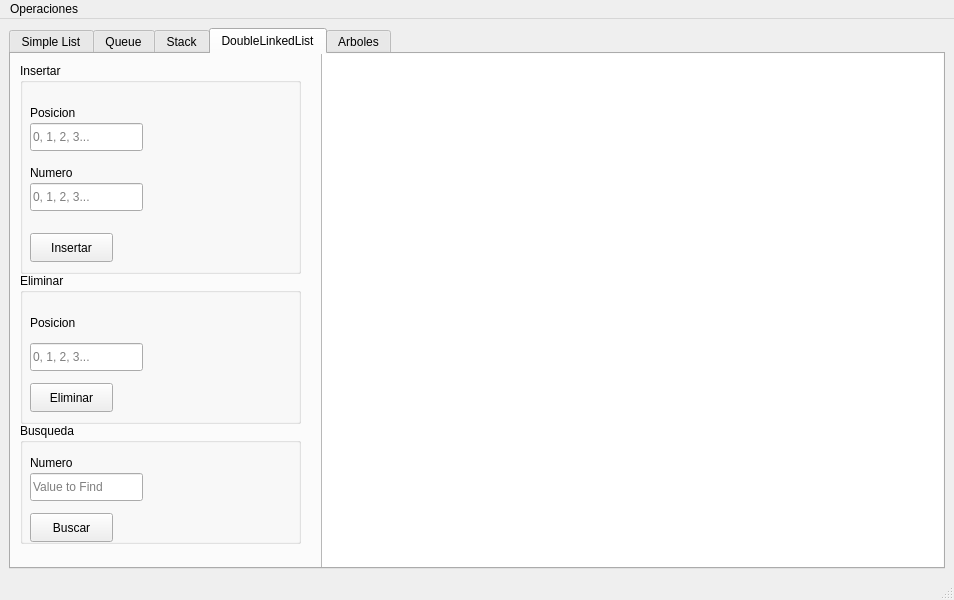
<?xml version="1.0" encoding="UTF-8"?>
<ui version="4.0">
 <class>MainWindow</class>
 <widget class="QMainWindow" name="MainWindow">
  <property name="geometry">
   <rect>
    <x>0</x>
    <y>0</y>
    <width>954</width>
    <height>600</height>
   </rect>
  </property>
  <property name="windowTitle">
   <string>MainWindow</string>
  </property>
  <widget class="QWidget" name="centralwidget">
   <layout class="QGridLayout" name="gridLayout">
    <item row="0" column="0">
     <widget class="QTabWidget" name="tabWidget">
      <property name="currentIndex">
       <number>3</number>
      </property>
      <widget class="QWidget" name="ListaSimple">
       <attribute name="title">
        <string>Simple List</string>
       </attribute>
       <widget class="QWidget" name="widgetLS" native="true">
        <property name="geometry">
         <rect>
          <x>0</x>
          <y>0</y>
          <width>311</width>
          <height>522</height>
         </rect>
        </property>
        <widget class="QGroupBox" name="groupBox_2">
         <property name="geometry">
          <rect>
           <x>10</x>
           <y>0</y>
           <width>281</width>
           <height>211</height>
          </rect>
         </property>
         <property name="title">
          <string>Insertar</string>
         </property>
         <widget class="QLabel" name="PosicionLS_3">
          <property name="geometry">
           <rect>
            <x>10</x>
            <y>40</y>
            <width>63</width>
            <height>20</height>
           </rect>
          </property>
          <property name="text">
           <string>Posicion</string>
          </property>
         </widget>
         <widget class="QLineEdit" name="editPosLS_2">
          <property name="geometry">
           <rect>
            <x>10</x>
            <y>60</y>
            <width>113</width>
            <height>28</height>
           </rect>
          </property>
          <property name="placeholderText">
           <string>0, 1, 2, 3...</string>
          </property>
         </widget>
         <widget class="QLabel" name="NumeroLS_2">
          <property name="geometry">
           <rect>
            <x>10</x>
            <y>100</y>
            <width>63</width>
            <height>20</height>
           </rect>
          </property>
          <property name="text">
           <string>Numero</string>
          </property>
         </widget>
         <widget class="QLineEdit" name="editNumLS_2">
          <property name="geometry">
           <rect>
            <x>10</x>
            <y>120</y>
            <width>113</width>
            <height>28</height>
           </rect>
          </property>
          <property name="placeholderText">
           <string>0, 1, 2, 3...</string>
          </property>
         </widget>
         <widget class="QPushButton" name="btnInsertarLS_2">
          <property name="geometry">
           <rect>
            <x>10</x>
            <y>170</y>
            <width>83</width>
            <height>29</height>
           </rect>
          </property>
          <property name="text">
           <string>Insertar</string>
          </property>
         </widget>
        </widget>
        <widget class="QGroupBox" name="gbBorrarLS_2">
         <property name="geometry">
          <rect>
           <x>10</x>
           <y>210</y>
           <width>281</width>
           <height>151</height>
          </rect>
         </property>
         <property name="title">
          <string>Eliminar</string>
         </property>
         <widget class="QLabel" name="PosicionLS_4">
          <property name="geometry">
           <rect>
            <x>10</x>
            <y>40</y>
            <width>63</width>
            <height>20</height>
           </rect>
          </property>
          <property name="text">
           <string>Posicion</string>
          </property>
         </widget>
         <widget class="QLineEdit" name="editDelPosLS_2">
          <property name="geometry">
           <rect>
            <x>10</x>
            <y>70</y>
            <width>113</width>
            <height>28</height>
           </rect>
          </property>
          <property name="placeholderText">
           <string>0, 1, 2, 3...</string>
          </property>
         </widget>
         <widget class="QPushButton" name="btnBorrarLS_2">
          <property name="geometry">
           <rect>
            <x>10</x>
            <y>110</y>
            <width>83</width>
            <height>29</height>
           </rect>
          </property>
          <property name="text">
           <string>Eliminar</string>
          </property>
         </widget>
        </widget>
        <widget class="QGroupBox" name="gbBuscarLS_2">
         <property name="geometry">
          <rect>
           <x>10</x>
           <y>360</y>
           <width>281</width>
           <height>121</height>
          </rect>
         </property>
         <property name="title">
          <string>Busqueda</string>
         </property>
         <widget class="QLabel" name="Buscar_2">
          <property name="geometry">
           <rect>
            <x>10</x>
            <y>30</y>
            <width>63</width>
            <height>20</height>
           </rect>
          </property>
          <property name="text">
           <string>Numero</string>
          </property>
         </widget>
         <widget class="QLineEdit" name="editFindValLS_2">
          <property name="geometry">
           <rect>
            <x>10</x>
            <y>50</y>
            <width>113</width>
            <height>28</height>
           </rect>
          </property>
          <property name="placeholderText">
           <string>Value to Find</string>
          </property>
         </widget>
         <widget class="QPushButton" name="btnBuscarLS_2">
          <property name="geometry">
           <rect>
            <x>10</x>
            <y>90</y>
            <width>83</width>
            <height>29</height>
           </rect>
          </property>
          <property name="text">
           <string>Buscar</string>
          </property>
         </widget>
        </widget>
       </widget>
       <widget class="QWidget" name="contenedorGraphicsView" native="true">
        <property name="geometry">
         <rect>
          <x>300</x>
          <y>0</y>
          <width>761</width>
          <height>522</height>
         </rect>
        </property>
        <widget class="QGraphicsView" name="graphicsViewLS">
         <property name="geometry">
          <rect>
           <x>0</x>
           <y>-10</y>
           <width>761</width>
           <height>521</height>
          </rect>
         </property>
         <property name="cursor" stdset="0">
          <cursorShape>ArrowCursor</cursorShape>
         </property>
        </widget>
       </widget>
      </widget>
      <widget class="QWidget" name="Queue">
       <attribute name="title">
        <string>Queue</string>
       </attribute>
       <layout class="QHBoxLayout" name="horizontalLayout">
        <item>
         <widget class="QWidget" name="widgetQUEUE" native="true">
          <widget class="QWidget" name="contenedorGraphisViewQueue" native="true">
           <property name="geometry">
            <rect>
             <x>-10</x>
             <y>0</y>
             <width>1071</width>
             <height>481</height>
            </rect>
           </property>
           <widget class="QWidget" name="widgetQueuegb" native="true">
            <property name="geometry">
             <rect>
              <x>0</x>
              <y>20</y>
              <width>311</width>
              <height>522</height>
             </rect>
            </property>
            <widget class="QGroupBox" name="gbEnqueue">
             <property name="geometry">
              <rect>
               <x>10</x>
               <y>10</y>
               <width>281</width>
               <height>161</height>
              </rect>
             </property>
             <property name="title">
              <string>Enqueue</string>
             </property>
             <widget class="QLabel" name="NumeroQueue">
              <property name="geometry">
               <rect>
                <x>10</x>
                <y>40</y>
                <width>63</width>
                <height>20</height>
               </rect>
              </property>
              <property name="text">
               <string>Numero</string>
              </property>
             </widget>
             <widget class="QLineEdit" name="editNumQueue">
              <property name="geometry">
               <rect>
                <x>10</x>
                <y>70</y>
                <width>113</width>
                <height>28</height>
               </rect>
              </property>
              <property name="placeholderText">
               <string>0, 1, 2, 3...</string>
              </property>
             </widget>
             <widget class="QPushButton" name="btnInsertarQueue">
              <property name="geometry">
               <rect>
                <x>10</x>
                <y>110</y>
                <width>83</width>
                <height>29</height>
               </rect>
              </property>
              <property name="text">
               <string>Insertar</string>
              </property>
             </widget>
            </widget>
            <widget class="QGroupBox" name="gbDequeue">
             <property name="geometry">
              <rect>
               <x>10</x>
               <y>180</y>
               <width>281</width>
               <height>101</height>
              </rect>
             </property>
             <property name="title">
              <string>Dequeue</string>
             </property>
             <widget class="QPushButton" name="btnBorrarrDequeue">
              <property name="geometry">
               <rect>
                <x>10</x>
                <y>50</y>
                <width>83</width>
                <height>29</height>
               </rect>
              </property>
              <property name="text">
               <string>Eliminar</string>
              </property>
             </widget>
            </widget>
            <widget class="QGroupBox" name="gbBuscarQueue">
             <property name="geometry">
              <rect>
               <x>10</x>
               <y>300</y>
               <width>281</width>
               <height>131</height>
              </rect>
             </property>
             <property name="title">
              <string>Busqueda</string>
             </property>
             <widget class="QLabel" name="BuscarNumeroQueue">
              <property name="geometry">
               <rect>
                <x>10</x>
                <y>30</y>
                <width>63</width>
                <height>20</height>
               </rect>
              </property>
              <property name="text">
               <string>Numero</string>
              </property>
             </widget>
             <widget class="QLineEdit" name="editFindValQueue">
              <property name="geometry">
               <rect>
                <x>10</x>
                <y>50</y>
                <width>113</width>
                <height>28</height>
               </rect>
              </property>
              <property name="placeholderText">
               <string>Value to Find</string>
              </property>
             </widget>
             <widget class="QPushButton" name="btnBuscarQ0ueue">
              <property name="geometry">
               <rect>
                <x>10</x>
                <y>90</y>
                <width>83</width>
                <height>29</height>
               </rect>
              </property>
              <property name="text">
               <string>Buscar</string>
              </property>
             </widget>
            </widget>
           </widget>
           <widget class="QGraphicsView" name="graphicsViewQueue">
            <property name="geometry">
             <rect>
              <x>320</x>
              <y>-150</y>
              <width>1171</width>
              <height>861</height>
             </rect>
            </property>
           </widget>
          </widget>
         </widget>
        </item>
       </layout>
      </widget>
      <widget class="QWidget" name="Stack">
       <attribute name="title">
        <string>Stack</string>
       </attribute>
       <widget class="QWidget" name="contenedorGraphicsViewStack" native="true">
        <property name="geometry">
         <rect>
          <x>0</x>
          <y>0</y>
          <width>931</width>
          <height>491</height>
         </rect>
        </property>
        <widget class="QWidget" name="widgetSTACK" native="true">
         <property name="geometry">
          <rect>
           <x>0</x>
           <y>0</y>
           <width>311</width>
           <height>522</height>
          </rect>
         </property>
         <widget class="QGroupBox" name="gbPush">
          <property name="geometry">
           <rect>
            <x>10</x>
            <y>30</y>
            <width>281</width>
            <height>161</height>
           </rect>
          </property>
          <property name="title">
           <string>Push</string>
          </property>
          <widget class="QLabel" name="NumeroStack">
           <property name="geometry">
            <rect>
             <x>10</x>
             <y>40</y>
             <width>63</width>
             <height>20</height>
            </rect>
           </property>
           <property name="text">
            <string>Numero</string>
           </property>
          </widget>
          <widget class="QLineEdit" name="editNumStack">
           <property name="geometry">
            <rect>
             <x>10</x>
             <y>70</y>
             <width>113</width>
             <height>28</height>
            </rect>
           </property>
           <property name="placeholderText">
            <string>0, 1, 2, 3...</string>
           </property>
          </widget>
          <widget class="QPushButton" name="btnInsertarStack">
           <property name="geometry">
            <rect>
             <x>10</x>
             <y>110</y>
             <width>83</width>
             <height>29</height>
            </rect>
           </property>
           <property name="text">
            <string>Insertar</string>
           </property>
          </widget>
         </widget>
         <widget class="QGroupBox" name="gbPOP">
          <property name="geometry">
           <rect>
            <x>10</x>
            <y>200</y>
            <width>281</width>
            <height>101</height>
           </rect>
          </property>
          <property name="title">
           <string>Pop</string>
          </property>
          <widget class="QPushButton" name="btnPop">
           <property name="geometry">
            <rect>
             <x>10</x>
             <y>50</y>
             <width>83</width>
             <height>29</height>
            </rect>
           </property>
           <property name="text">
            <string>Eliminar</string>
           </property>
          </widget>
         </widget>
         <widget class="QGroupBox" name="gbPeek">
          <property name="geometry">
           <rect>
            <x>10</x>
            <y>310</y>
            <width>281</width>
            <height>101</height>
           </rect>
          </property>
          <property name="title">
           <string>Peek</string>
          </property>
          <widget class="QLabel" name="NumeroPeek">
           <property name="geometry">
            <rect>
             <x>10</x>
             <y>30</y>
             <width>141</width>
             <height>20</height>
            </rect>
           </property>
           <property name="text">
            <string>Muestre el primero:</string>
           </property>
          </widget>
          <widget class="QPushButton" name="btnPeekStack">
           <property name="geometry">
            <rect>
             <x>10</x>
             <y>60</y>
             <width>83</width>
             <height>29</height>
            </rect>
           </property>
           <property name="text">
            <string>Peek</string>
           </property>
          </widget>
         </widget>
        </widget>
        <widget class="QGraphicsView" name="graphicsViewStack">
         <property name="geometry">
          <rect>
           <x>300</x>
           <y>-40</y>
           <width>771</width>
           <height>611</height>
          </rect>
         </property>
         <property name="cursor" stdset="0">
          <cursorShape>ArrowCursor</cursorShape>
         </property>
        </widget>
       </widget>
      </widget>
      <widget class="QWidget" name="DoubleLinkedList">
       <attribute name="title">
        <string>DoubleLinkedList</string>
       </attribute>
       <widget class="QWidget" name="contenedorGraphicsViewDLL" native="true">
        <property name="geometry">
         <rect>
          <x>-1</x>
          <y>9</y>
          <width>931</width>
          <height>501</height>
         </rect>
        </property>
        <widget class="QWidget" name="widgetDLL" native="true">
         <property name="geometry">
          <rect>
           <x>0</x>
           <y>0</y>
           <width>311</width>
           <height>522</height>
          </rect>
         </property>
         <widget class="QGroupBox" name="groupBoxDLL">
          <property name="geometry">
           <rect>
            <x>10</x>
            <y>0</y>
            <width>281</width>
            <height>211</height>
           </rect>
          </property>
          <property name="title">
           <string>Insertar</string>
          </property>
          <widget class="QLabel" name="PosicionDLL_2">
           <property name="geometry">
            <rect>
             <x>10</x>
             <y>40</y>
             <width>63</width>
             <height>20</height>
            </rect>
           </property>
           <property name="text">
            <string>Posicion</string>
           </property>
          </widget>
          <widget class="QLineEdit" name="editPosDLL">
           <property name="geometry">
            <rect>
             <x>10</x>
             <y>60</y>
             <width>113</width>
             <height>28</height>
            </rect>
           </property>
           <property name="placeholderText">
            <string>0, 1, 2, 3...</string>
           </property>
          </widget>
          <widget class="QLabel" name="NumeroDLL">
           <property name="geometry">
            <rect>
             <x>10</x>
             <y>100</y>
             <width>63</width>
             <height>20</height>
            </rect>
           </property>
           <property name="text">
            <string>Numero</string>
           </property>
          </widget>
          <widget class="QLineEdit" name="editNumDLL">
           <property name="geometry">
            <rect>
             <x>10</x>
             <y>120</y>
             <width>113</width>
             <height>28</height>
            </rect>
           </property>
           <property name="placeholderText">
            <string>0, 1, 2, 3...</string>
           </property>
          </widget>
          <widget class="QPushButton" name="btnInsertarDLL">
           <property name="geometry">
            <rect>
             <x>10</x>
             <y>170</y>
             <width>83</width>
             <height>29</height>
            </rect>
           </property>
           <property name="text">
            <string>Insertar</string>
           </property>
          </widget>
         </widget>
         <widget class="QGroupBox" name="gbBorrarDLL">
          <property name="geometry">
           <rect>
            <x>10</x>
            <y>210</y>
            <width>281</width>
            <height>151</height>
           </rect>
          </property>
          <property name="title">
           <string>Eliminar</string>
          </property>
          <widget class="QLabel" name="PosicionDLL">
           <property name="geometry">
            <rect>
             <x>10</x>
             <y>40</y>
             <width>63</width>
             <height>20</height>
            </rect>
           </property>
           <property name="text">
            <string>Posicion</string>
           </property>
          </widget>
          <widget class="QLineEdit" name="editDelPosDLL">
           <property name="geometry">
            <rect>
             <x>10</x>
             <y>70</y>
             <width>113</width>
             <height>28</height>
            </rect>
           </property>
           <property name="placeholderText">
            <string>0, 1, 2, 3...</string>
           </property>
          </widget>
          <widget class="QPushButton" name="btnBorrarDLL">
           <property name="geometry">
            <rect>
             <x>10</x>
             <y>110</y>
             <width>83</width>
             <height>29</height>
            </rect>
           </property>
           <property name="text">
            <string>Eliminar</string>
           </property>
          </widget>
         </widget>
         <widget class="QGroupBox" name="gbBuscarDLL">
          <property name="geometry">
           <rect>
            <x>10</x>
            <y>360</y>
            <width>281</width>
            <height>121</height>
           </rect>
          </property>
          <property name="title">
           <string>Busqueda</string>
          </property>
          <widget class="QLabel" name="BuscaDLL">
           <property name="geometry">
            <rect>
             <x>10</x>
             <y>30</y>
             <width>63</width>
             <height>20</height>
            </rect>
           </property>
           <property name="text">
            <string>Numero</string>
           </property>
          </widget>
          <widget class="QLineEdit" name="editFindValDLL">
           <property name="geometry">
            <rect>
             <x>10</x>
             <y>50</y>
             <width>113</width>
             <height>28</height>
            </rect>
           </property>
           <property name="placeholderText">
            <string>Value to Find</string>
           </property>
          </widget>
          <widget class="QPushButton" name="btnBuscarDLL">
           <property name="geometry">
            <rect>
             <x>10</x>
             <y>90</y>
             <width>83</width>
             <height>29</height>
            </rect>
           </property>
           <property name="text">
            <string>Buscar</string>
           </property>
          </widget>
         </widget>
        </widget>
       </widget>
       <widget class="QGraphicsView" name="graphicsViewDLL">
        <property name="geometry">
         <rect>
          <x>310</x>
          <y>-40</y>
          <width>851</width>
          <height>611</height>
         </rect>
        </property>
        <property name="cursor" stdset="0">
         <cursorShape>ArrowCursor</cursorShape>
        </property>
       </widget>
      </widget>
      <widget class="QWidget" name="Arboles">
       <attribute name="title">
        <string>Arboles</string>
       </attribute>
      </widget>
     </widget>
    </item>
   </layout>
  </widget>
  <widget class="QMenuBar" name="menubar">
   <property name="geometry">
    <rect>
     <x>0</x>
     <y>0</y>
     <width>954</width>
     <height>25</height>
    </rect>
   </property>
   <widget class="QMenu" name="menuOperaciones">
    <property name="title">
     <string>Operaciones</string>
    </property>
   </widget>
   <addaction name="menuOperaciones"/>
  </widget>
  <widget class="QStatusBar" name="statusbar"/>
 </widget>
 <resources/>
 <connections/>
</ui>
